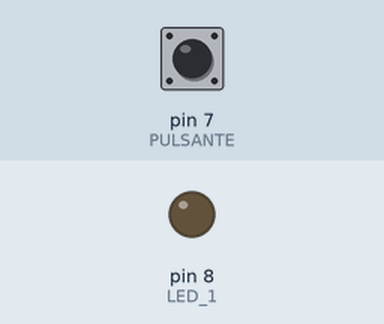
Bench run of a sketch on a simulated Arduino Uno, built with avr-gcc and run on an emulated ATmega328P. On the bench: output pins drawn as LEDs (lit = HIGH). The test bench sets the inputs (shaded band); at power-on: pin 7 (PULSANTE) HIGH.

Above: at 1.2 s.
1.3 s: pin 7 (PULSANTE) pulled LOW for 3.2 s
At 4.0 s:
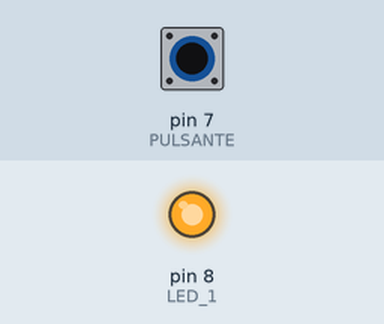
Timing chart, 0 to 5.5 s (numbered marks = the images above; inputs shaded):
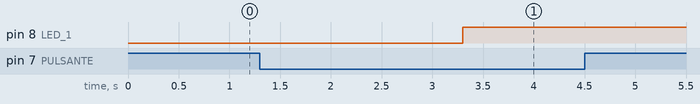

Measured:
- after the input at 1.3 s, pin 8 (LED_1): LOW → HIGH after 2.0 s

The sketch:

accensionetemporizzata03032023.ino
```cpp
int a=0;
int tempo;
const int LED_1=8, PULSANTE=7;

void setup() {
  Serial.begin(9600);//trasmette dati con il cavo USB
  pinMode (LED_1, OUTPUT);// inizializzo come output digitale
  pinMode (PULSANTE, INPUT_PULLUP);

}

void loop() {
  int b=1;
  tempo=millis();

    while(digitalRead(PULSANTE)==0){

      if((millis()-tempo)>2000){
        if(a==1){
          a=0;
        }
        else{
          a=1;
        }
        digitalWrite(LED_1, a);
        delay(200);
        b=0;
      tempo=millis();
      }

    }

  }


 
```
